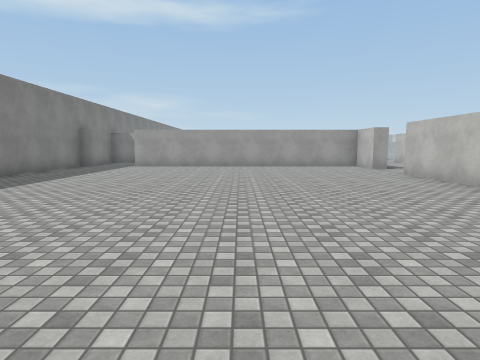
View 1 (above)

13 first-person views from a walk through a Unity game level. The camera is 1.5 m above the floor, tilts 6° down and sees 75° across. The floor is counted in squares, 2 m on a side. Each view is taken from the middle of a square. On the plan, view 1 faces up. The plan holds only what a view shows up to about 10 squares ahead; the rest is blank. The player character is not drawn. Some animated figures are left out. Surface patterns are stand-ins for the level's own textures.

View 2
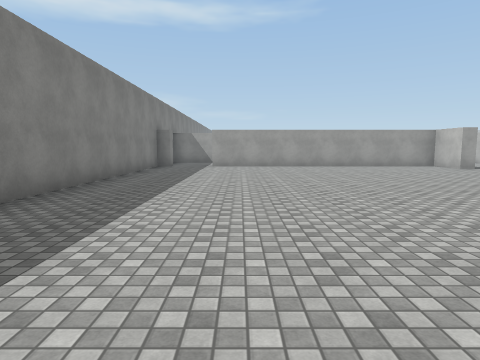

View 3
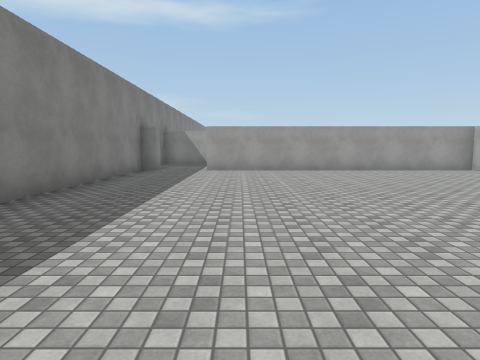

View 4
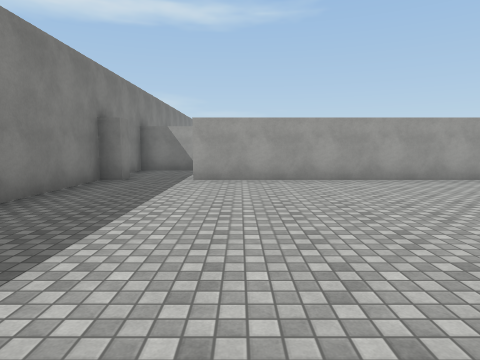

View 5
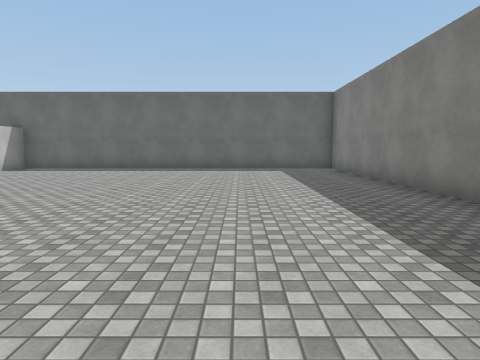

View 6
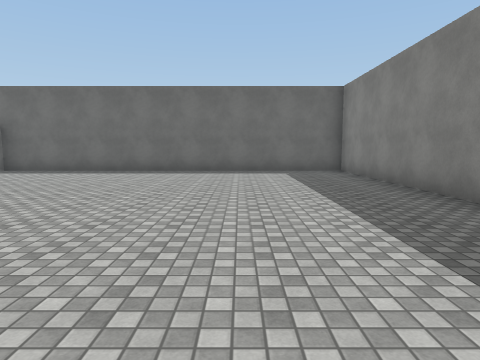

View 7
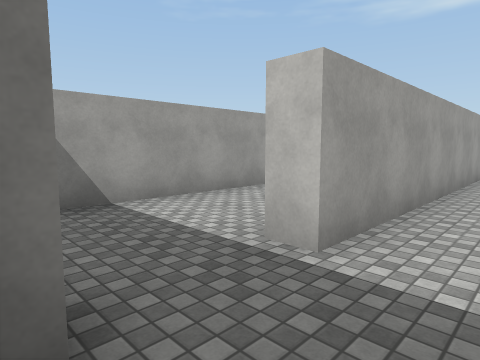

View 8
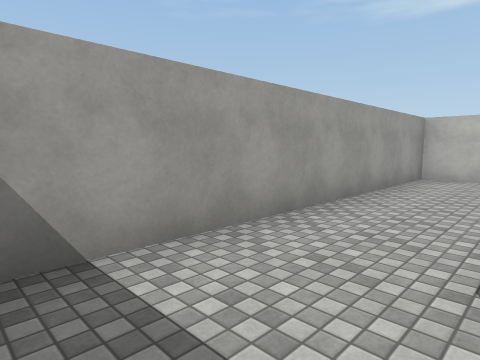

View 9
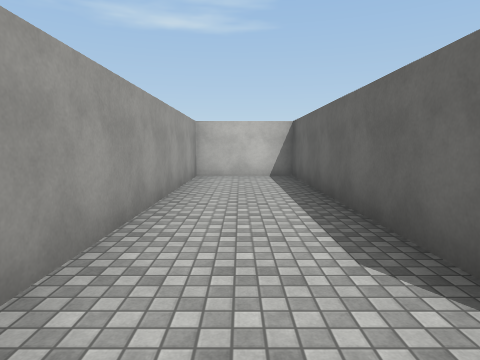

View 10
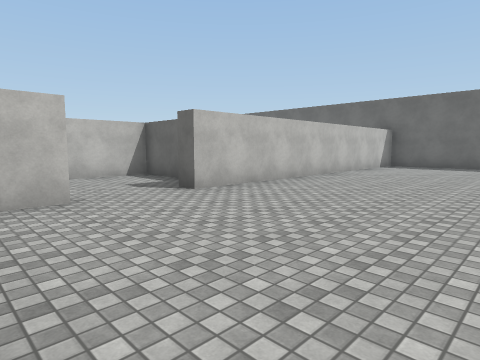

View 11
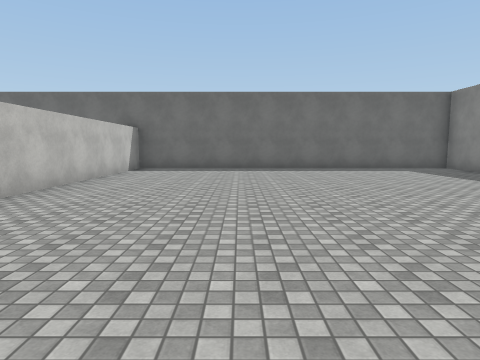

View 12
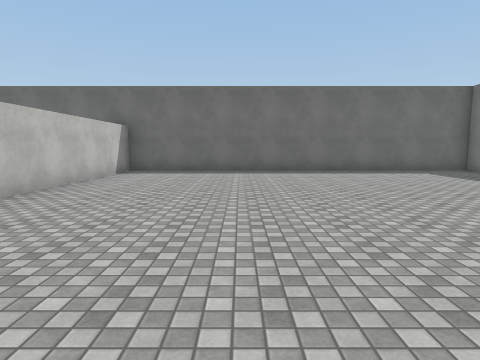

View 13
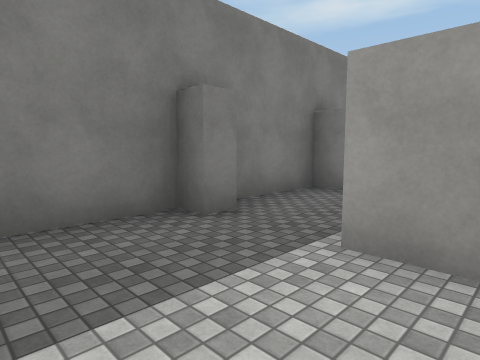

### Floor plan
Points are (right, up) in squares from view 1. A wall is a line through its corners. A room is listed if a view was taken in it or the views show most of it. See-through windows are left out.
Room 1 (views 1, 2, 3, 4, 5, 6, 7, 10, 11, 12, 13)
walls: (2.6, 12.1) (-4.1, 12.1) (-4.1, 12.8); (4.5, 10.6) (4.5, 12.1); (-5.7, 12.8) (-5.7, 12.1) (-6.2, 12.1) (-6.2, -1) (4.5, -1) (4.5, 8.6)
ways out: opening at (-5, 13) to room 2; opening at (5, 9.5)
Room 2 (views 8, 9)
walls: (-3.4, 12.6) (3.1, 12.6) (3.1, 15.1) (-6.2, 15.1) (-6.2, 13.1)
ways out: opening at (-5, 13) to room 1

Where each view was taken, in squares from view 1:
view 1: 0 up, 0 right, facing up
view 2: 0 up, 3 left, facing up
view 3: 2 up, 3 left, facing up
view 4: 5 up, 3 left, facing up
view 5: 10 up, 3 left, facing down
view 6: 9 up, 3 left, facing down
view 7: 11 up, 6 left, facing up-right
view 8: 13 up, 5 left, facing up-right
view 9: 14 up, 5 left, facing right
view 10: 12 up, 0 right, facing down-right
view 11: 10 up, 1 right, facing down
view 12: 9 up, 1 right, facing down
view 13: 10 up, 3 left, facing up-left
